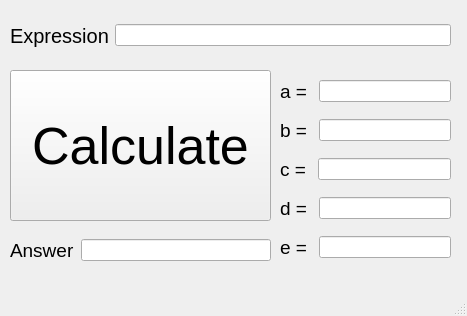
<?xml version="1.0" encoding="UTF-8"?>
<ui version="4.0">
 <class>MainWindow</class>
 <widget class="QMainWindow" name="MainWindow">
  <property name="geometry">
   <rect>
    <x>0</x>
    <y>0</y>
    <width>467</width>
    <height>316</height>
   </rect>
  </property>
  <property name="windowTitle">
   <string>MainWindow</string>
  </property>
  <widget class="QWidget" name="centralwidget">
   <widget class="QWidget" name="verticalLayoutWidget">
    <property name="geometry">
     <rect>
      <x>280</x>
      <y>70</y>
      <width>171</width>
      <height>201</height>
     </rect>
    </property>
    <layout class="QVBoxLayout" name="verticalLayout">
     <item>
      <layout class="QHBoxLayout" name="horizontalLayout_2">
       <item>
        <widget class="QLabel" name="label">
         <property name="font">
          <font>
           <pointsize>14</pointsize>
          </font>
         </property>
         <property name="text">
          <string>a = </string>
         </property>
        </widget>
       </item>
       <item>
        <widget class="QLineEdit" name="lineEditA"/>
       </item>
      </layout>
     </item>
     <item>
      <layout class="QHBoxLayout" name="horizontalLayout">
       <item>
        <widget class="QLabel" name="label_2">
         <property name="font">
          <font>
           <pointsize>14</pointsize>
          </font>
         </property>
         <property name="text">
          <string>b = </string>
         </property>
        </widget>
       </item>
       <item>
        <widget class="QLineEdit" name="lineEditB"/>
       </item>
      </layout>
     </item>
     <item>
      <layout class="QHBoxLayout" name="horizontalLayout_3">
       <item>
        <widget class="QLabel" name="label_3">
         <property name="font">
          <font>
           <pointsize>14</pointsize>
          </font>
         </property>
         <property name="text">
          <string>c = </string>
         </property>
        </widget>
       </item>
       <item>
        <widget class="QLineEdit" name="lineEditC"/>
       </item>
      </layout>
     </item>
     <item>
      <layout class="QHBoxLayout" name="horizontalLayout_4">
       <item>
        <widget class="QLabel" name="label_4">
         <property name="font">
          <font>
           <pointsize>14</pointsize>
          </font>
         </property>
         <property name="text">
          <string>d = </string>
         </property>
        </widget>
       </item>
       <item>
        <widget class="QLineEdit" name="lineEditD"/>
       </item>
      </layout>
     </item>
     <item>
      <layout class="QHBoxLayout" name="horizontalLayout_7">
       <item>
        <widget class="QLabel" name="label_6">
         <property name="font">
          <font>
           <pointsize>14</pointsize>
          </font>
         </property>
         <property name="text">
          <string>e = </string>
         </property>
        </widget>
       </item>
       <item>
        <widget class="QLineEdit" name="lineEditE"/>
       </item>
      </layout>
     </item>
    </layout>
   </widget>
   <widget class="QWidget" name="horizontalLayoutWidget_5">
    <property name="geometry">
     <rect>
      <x>10</x>
      <y>230</y>
      <width>261</width>
      <height>41</height>
     </rect>
    </property>
    <layout class="QHBoxLayout" name="horizontalLayout_5">
     <item>
      <widget class="QLabel" name="label_5">
       <property name="font">
        <font>
         <pointsize>14</pointsize>
        </font>
       </property>
       <property name="text">
        <string>Answer</string>
       </property>
      </widget>
     </item>
     <item>
      <widget class="QLineEdit" name="lineEditResult"/>
     </item>
    </layout>
   </widget>
   <widget class="QWidget" name="horizontalLayoutWidget_7">
    <property name="geometry">
     <rect>
      <x>10</x>
      <y>10</y>
      <width>441</width>
      <height>51</height>
     </rect>
    </property>
    <layout class="QHBoxLayout" name="horizontalLayout_8">
     <item>
      <widget class="QLabel" name="label_7">
       <property name="font">
        <font>
         <pointsize>15</pointsize>
        </font>
       </property>
       <property name="text">
        <string>Expression</string>
       </property>
      </widget>
     </item>
     <item>
      <widget class="QLineEdit" name="lineEditExpression"/>
     </item>
    </layout>
   </widget>
   <widget class="QPushButton" name="pushButtonCalculate">
    <property name="geometry">
     <rect>
      <x>10</x>
      <y>70</y>
      <width>261</width>
      <height>151</height>
     </rect>
    </property>
    <property name="font">
     <font>
      <pointsize>39</pointsize>
     </font>
    </property>
    <property name="text">
     <string>Сalculate</string>
    </property>
   </widget>
  </widget>
  <widget class="QMenuBar" name="menubar">
   <property name="geometry">
    <rect>
     <x>0</x>
     <y>0</y>
     <width>467</width>
     <height>20</height>
    </rect>
   </property>
  </widget>
  <widget class="QStatusBar" name="statusbar"/>
 </widget>
 <resources/>
 <connections/>
</ui>
